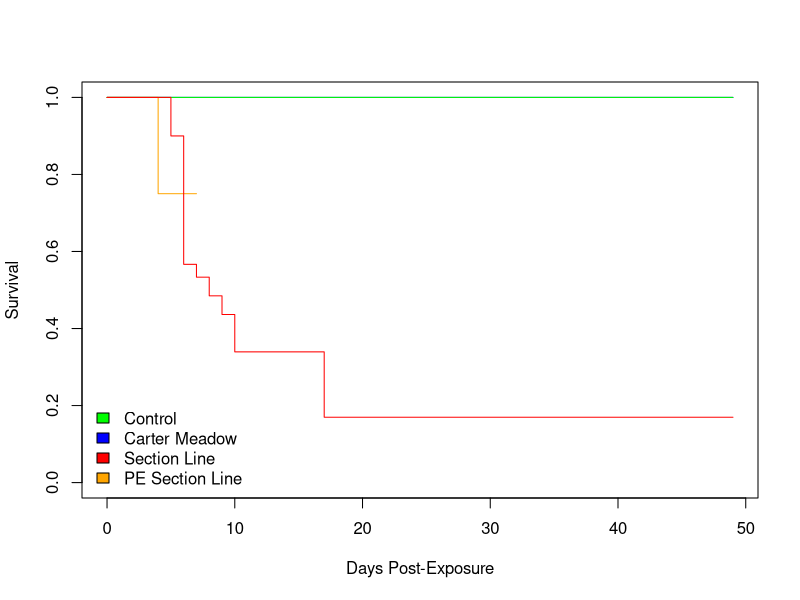

This chart was generated by the following R code: (Note: this script raises an error after producing the figure.)
# Eskew et al. wood frog/American bullfrog transcriptomics study

# Survival Analyses

# This script generates: Figures 1a, 1b

#==============================================================================


# Load packages

library(survival)
library(dplyr)

#==============================================================================


# Load survival data

# Note: 
# Status == "1" indicates an animal that was euthanized because of health 
# status during the course of the study;
# Status == "2" indicates an animal that survived until the end of the study;
# Status == "3" indicates an animal that was sacrificed for tissue collection
# (and was therefore censored in survival analyses)

d <- read.csv("../data/survival_data.csv")
d$DaysSurviving <- as.numeric(d$DaysSurviving)

# Select relevant treatment groups

d <- d %>% 
  filter(Treatment != "Untreated") %>%
  droplevels()

# Subset dataframe by species for plotting purposes

dwood <- filter(d, Species == "Wood Frog")
dbull <- filter(d, Species == "Bullfrog")

#==============================================================================


# Fit survival objects with full dataframe. Status is set to "1" because 
# those represent animals that were euthanized during the course of the 
# experiment (most presumably suffering bad health from Bd infection). 
# The model fit is just an intercept model

mSurv <- Surv(d$DaysSurviving, d$Status == 1)
summary(mSurv)

mfit <- survfit(Surv(d$DaysSurviving, d$Status == 1) ~ 1)
mfit
summary(mfit)


# Fit survival objects with differences by treatment and species

mfitTreat <- survfit(
  Surv(d$DaysSurviving, d$Status == 1) ~ d$Treatment + d$Species)
mfitTreat
summary(mfitTreat)

# Calculate Chi square on these results

survdiff(Surv(d$DaysSurviving, d$Status == 1) ~ d$Treatment + d$Species)


# Fit survival objects with differences by treatment for wood frogs only

mfitTreat_wood <- survfit(
  Surv(dwood$DaysSurviving, dwood$Status == 1) ~ dwood$Treatment)
mfitTreat_wood
summary(mfitTreat_wood)

# Calculate Chi square on these results

survdiff(Surv(dwood$DaysSurviving, dwood$Status == 1) ~ dwood$Treatment)


# Fit survival objects with differences by treatment for bullfrogs only

mfitTreat_bull <- survfit(
  Surv(dbull$DaysSurviving, dbull$Status == 1) ~ dbull$Treatment)
mfitTreat_bull
summary(mfitTreat_bull)

# Calculate Chi square on these results

survdiff(Surv(dbull$DaysSurviving, dbull$Status == 1) ~ dbull$Treatment)

#==============================================================================


# Plotting


# Plot all wood frog survival data at once

plot(mfitTreat_wood, col = c("blue", "green", "orange", "red"), 
     xlab = "Days Post-Exposure", ylab = "Survival")
legend(x = "bottomleft", 
       c("Control", "Carter Meadow", "Section Line", "PE Section Line"), 
       fill = c("green", "blue", "red", "orange"), bty = "n")

# Plot coded to show treatments sequentially

tiff("../figures/Figure_1a.tiff", width = 800, height = 600, res = 96)

plot(mfitTreat_wood[2,], col = "green", lwd = 6, 
     cex.axis = 1.2, cex.lab = 1.4, las = 1, bty = "l", 
     xlab = "Days Post-Exposure", ylab = "Survival", conf.int = T)
legend(x = "bottomleft", 
       c("Control", "Carter Meadow", "Section Line", "PE Section Line"), 
       fill = c("green", "blue", "red", "orange"), bty = "n", cex = 1.2)
lines(mfitTreat_wood[1, ], col = "blue", lwd = 6, conf.int = F)
lines(mfitTreat_wood[4, ], col = "red", lwd = 6, conf.int = F)
lines(mfitTreat_wood[3, ], col = "orange", lwd = 6, conf.int = F)
mtext(expression((italic(a))), cex = 2)

dev.off()


# Plot all bullfrog survival data at once

plot(mfitTreat_bull, col = c("blue", "green", "red"), 
     xlab = "Days Post-Exposure", ylab = "Survival") 
legend(x = "bottomleft", 
       c("Control", "Carter Meadow", "Section Line"), 
       fill = c("green", "blue", "red"), bty = "n")

# Plot coded to show treatments sequentially

tiff("../figures/Figure_1b.tiff", width = 800, height = 600, res = 96)

plot(mfitTreat_bull[2,], col = "green", lwd = 6, 
     cex.axis = 1.2, cex.lab = 1.4, las = 1, bty = "l", 
     xlab = "Days Post-Exposure", ylab = "Survival", conf.int = F) 
legend(x = "bottomleft", c("Control", "Carter Meadow", "Section Line"), 
       fill = c("green", "blue", "red"), bty = "n", cex = 1.2)
lines(mfitTreat_bull[1,], col = "blue", lwd = 6, conf.int = F)
lines(mfitTreat_bull[3,], col = "red", lwd = 6, conf.int = F)
mtext(expression((italic(b))), cex = 2)

dev.off()
